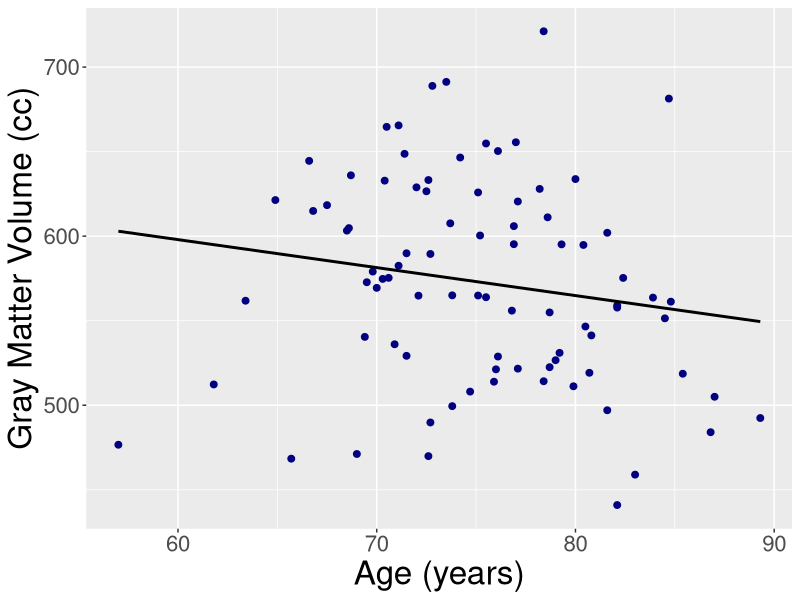
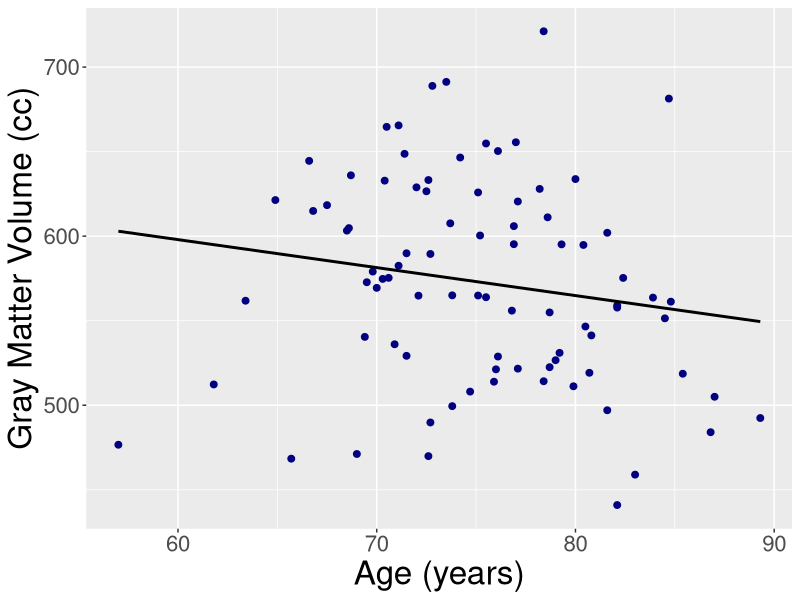
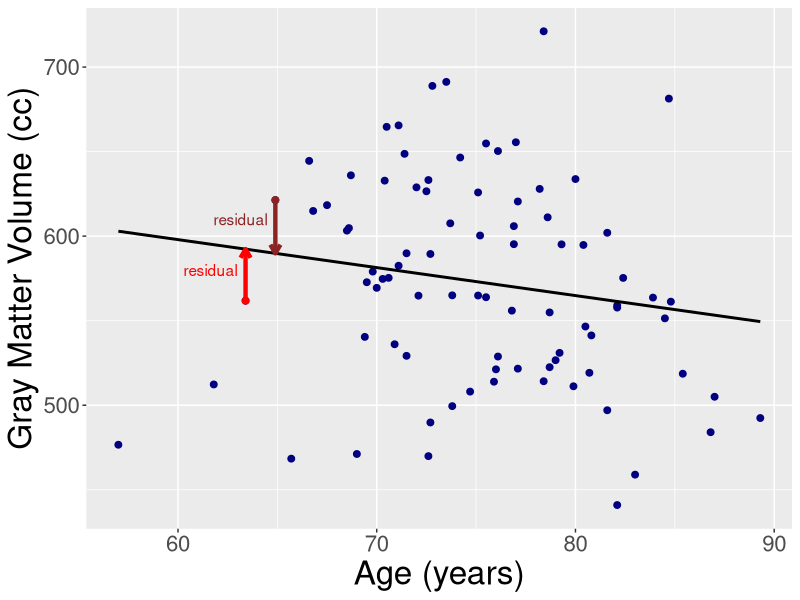
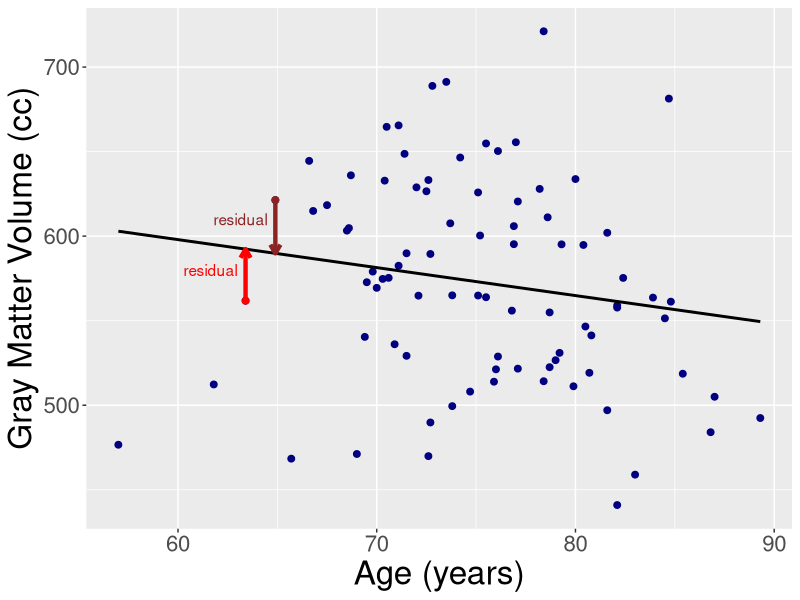
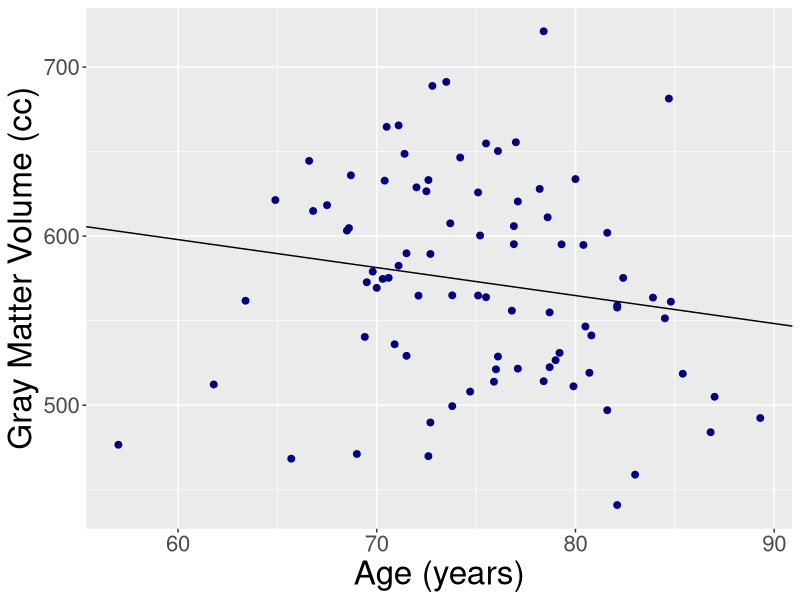
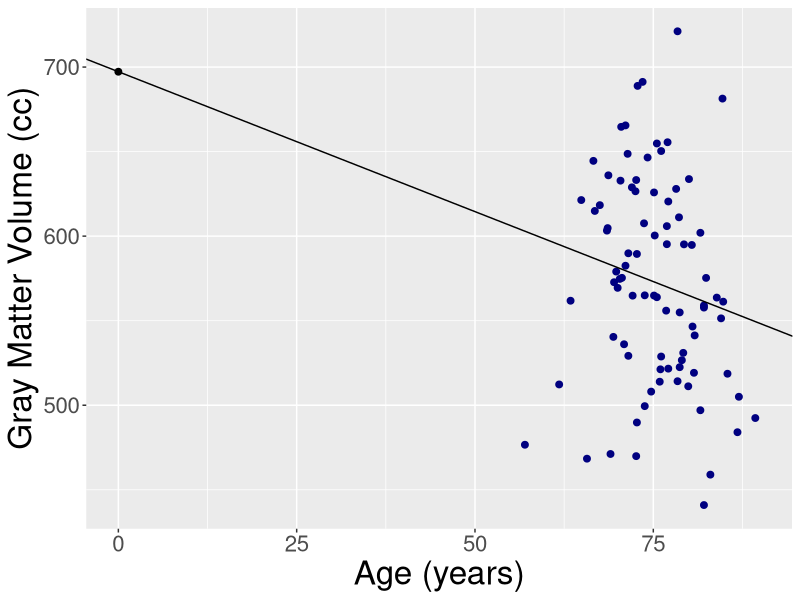

These figures' R source, in order:
## ---- chunk 1
#| label: load packages 
library(tidyverse) 
## ---- chunk 2
#| label: import data with here
alz <- readr::read_csv(here::here("Data", "alzheimers.csv"))
## ---- chunk 3
#| label: lm-2
#| echo: FALSE
#| eval: TRUE
#| fig-height: 8
ggplot(data = alz, 
       mapping = aes(x = age, 
                     y = gmv)) +
  geom_point(color = "navy", size = 2) +
  geom_smooth(method = "lm", color = "black", 
              se = FALSE) +
  labs(x = "Age (years)",
       y = "Gray Matter Volume (cc)") +
  theme(
    axis.title = element_text(size = 24),
    axis.text = element_text(size = 16)
  )
## ---- chunk 4
#| label: lm-4
#| echo: FALSE
#| eval: TRUE
#| fig-height: 8
ggplot(data = alz, 
       mapping = aes(x = age, 
                     y = gmv)) +
  geom_point(color = "navy", size = 2) +
  geom_smooth(method = "lm", color = "black", 
              se = FALSE) +
  labs(x = "Age (years)",
       y = "Gray Matter Volume (cc)") +
  theme(
    axis.title = element_text(size = 24),
    axis.text = element_text(size = 16)
  )
## ---- chunk 5
#| label: lm-5a
#| echo: FALSE
#| eval: TRUE
#| fig-height: 8
lm1 <- lm(gmv ~ age, data = alz)
pred_values <- predict(lm1, newdata = alz |> slice(25, 27))
res_data <- data.frame(
  x1 = alz$age[c(25, 27)],
  y1 = alz$gmv[c(25, 27)],
  x2 = alz$age[c(25, 27)],
  y2 = pred_values
)

ggplot(data = alz, 
       mapping = aes(x = age, 
                     y = gmv)) +
  geom_point(color = "navy", size = 2) +
  geom_smooth(method = "lm", color = "black", 
              se = FALSE) +
  geom_point(data = alz |> slice(25, 27),
             color = c("red", "brown4"), size = 2) +
  geom_segment(data = res_data,
               mapping = aes(x = x1, xend = x2,
                             y = y1, yend = y2),
               color = c("red", "brown4"), 
               linewidth = 1.5,
               arrow = arrow(length = unit(0.1, "in"))) +
  annotate("text", x = c(63,64.5), y = c(580, 610),
           color = c("red", "brown4"),
           label = "residual", hjust = 1) +
  labs(x = "Age (years)",
       y = "Gray Matter Volume (cc)") +
  theme(
    axis.title = element_text(size = 24),
    axis.text = element_text(size = 16)
  )
## ---- chunk 6
#| label: lm-5b
#| echo: FALSE
#| eval: TRUE
#| fig-height: 8
lm1 <- lm(gmv ~ age, data = alz)
pred_values <- predict(lm1, newdata = alz |> slice(25, 27))
res_data <- data.frame(
  x1 = alz$age[c(25, 27)],
  y1 = alz$gmv[c(25, 27)],
  x2 = alz$age[c(25, 27)],
  y2 = pred_values
)

ggplot(data = alz, 
       mapping = aes(x = age, 
                     y = gmv)) +
  geom_point(color = "navy", size = 2) +
  geom_smooth(method = "lm", color = "black", 
              se = FALSE) +
  geom_point(data = alz |> slice(25, 27),
             color = c("red", "brown4"), size = 2) +
  geom_segment(data = res_data,
               mapping = aes(x = x1, xend = x2,
                             y = y1, yend = y2),
               color = c("red", "brown4"), 
               linewidth = 1.5,
               arrow = arrow(length = unit(0.1, "in"))) +
  annotate("text", x = c(63,64.5), y = c(580, 610),
           color = c("red", "brown4"),
           label = "residual", hjust = 1) +
  labs(x = "Age (years)",
       y = "Gray Matter Volume (cc)") +
  theme(
    axis.title = element_text(size = 24),
    axis.text = element_text(size = 16)
  )
## ---- chunk 7
#| label: simple linear regression lm
lm_gmv_age <- lm(gmv ~ age,
                 data = alz)
## ---- chunk 8
#| label: summarize lm
library(broom)
tidy(lm_gmv_age)
## ---- chunk 9
#| label: summarize lm-2
#| echo: FALSE
#| eval: TRUE
tidy(lm_gmv_age)
## ---- chunk 10
#| label: summarize lm-3
#| echo: FALSE
#| eval: TRUE
tidy(lm_gmv_age)
## ---- chunk 11
#| label: lm-6a
#| echo: FALSE
#| eval: TRUE
#| fig-height: 8
ggplot(data = alz, 
       mapping = aes(x = age, 
                     y = gmv)) +
  geom_point(color = "navy", size = 2) +
  geom_abline(intercept = coef(lm_gmv_age[1]),
              slope = coef(lm_gmv_age)[2],
              color = "black") +
  labs(x = "Age (years)",
       y = "Gray Matter Volume (cc)") +
  theme(
    axis.title = element_text(size = 24),
    axis.text = element_text(size = 16)
  )
## ---- chunk 12
#| label: lm-6b
#| echo: FALSE
#| eval: TRUE
#| fig-height: 8
ggplot(data = alz, 
       mapping = aes(x = age, 
                     y = gmv)) +
  geom_point(color = "navy", size = 2) +
  geom_abline(intercept = coef(lm_gmv_age[1]),
              slope = coef(lm_gmv_age)[2],
              color = "black") +
  geom_point(data = data.frame(x = 0, y = coef(lm_gmv_age)[1]),
             aes(x = x, y = y),
             color = "black", size = 2) +
  labs(x = "Age (years)",
       y = "Gray Matter Volume (cc)") +
  scale_x_continuous(limits = c(0,90)) +
  theme(
    axis.title = element_text(size = 24),
    axis.text = element_text(size = 16)
  )
## ---- chunk 13
#| label: predictions-1

# New data frame with the same predictor variable
fake_people <- data.frame(
  age = c(68, 63, 72, 84)
)

lm_gmv_age |>
  predict(newdata = fake_people)
## ---- chunk 14
#| label: predictions-2
#| code-line-numbers: "2"
lm_gmv_age |>
  augment(newdata = fake_people)
